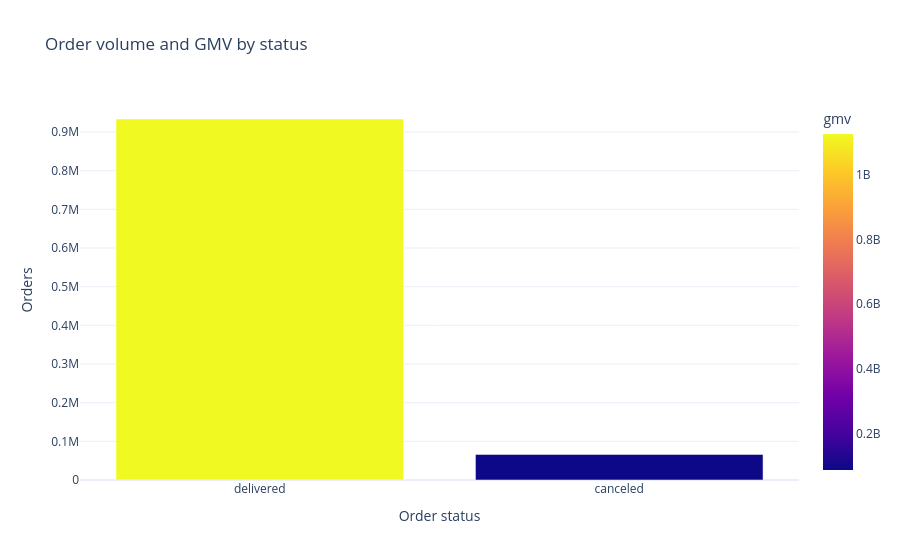
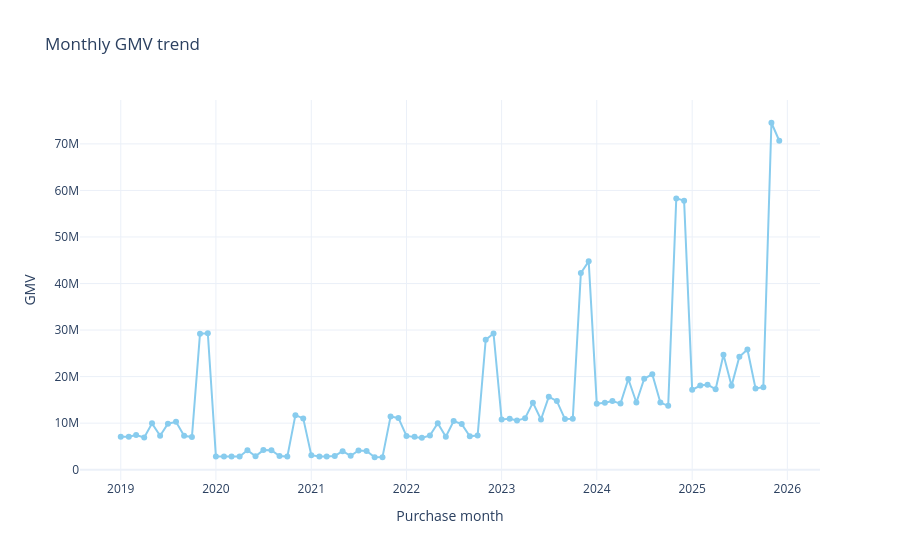
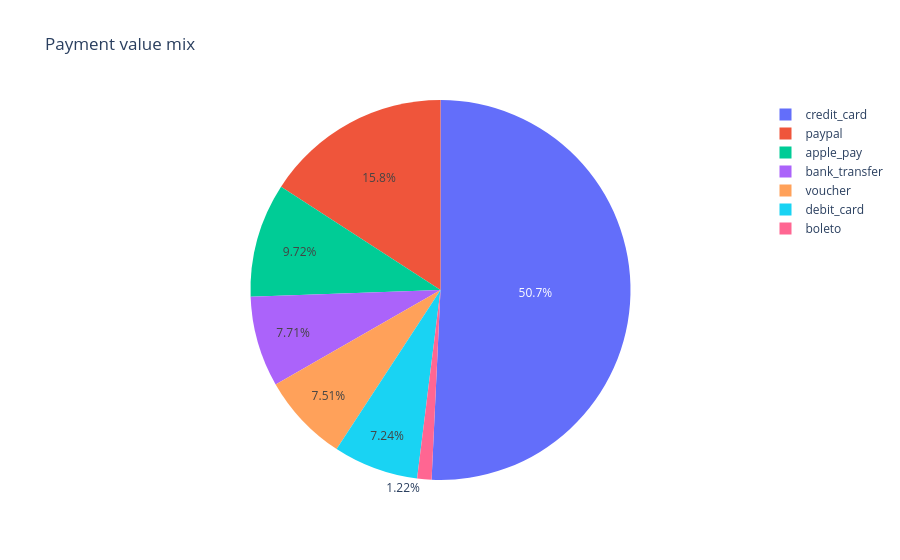
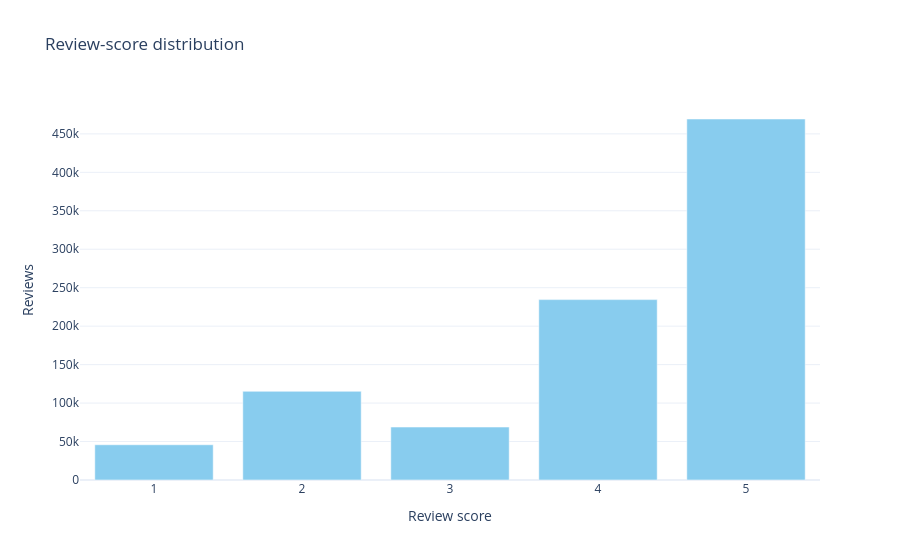

The code cell stored with these charts, in order, in its notebook:
### Markdown cell above
## Orders, Payments, and Reviews Analysis

Order status and purchase trends describe demand and operational throughput. Delivery delay is calculated only where both delivered and estimated dates exist; a positive value means delivery occurred after the promise date.

### Code cell
status_summary = order_fact.groupby('order_status', observed=True).agg(orders=('order_id', 'size'), gmv=('gmv', 'sum')).reset_index().sort_values('orders', ascending=False)
fig = px.bar(status_summary, x='order_status', y='orders', color='gmv', title='Order volume and GMV by status', labels={'order_status': 'Order status', 'orders': 'Orders'})
fig.show()

monthly_orders = order_fact.dropna(subset=['order_purchase_timestamp']).assign(month=lambda x: x['order_purchase_timestamp'].dt.to_period('M').dt.to_timestamp()).groupby('month', observed=True).agg(orders=('order_id', 'size'), gmv=('gmv', 'sum')).reset_index()
fig = px.line(monthly_orders, x='month', y='gmv', markers=True, title='Monthly GMV trend', labels={'month': 'Purchase month', 'gmv': 'GMV'})
fig.show()

payment_summary = order_payments.groupby('payment_type', observed=True).agg(payments=('order_id', 'size'), payment_value=('payment_value', 'sum'), avg_installments=('payment_installments', 'mean')).reset_index().sort_values('payment_value', ascending=False)
display(payment_summary.style.format({'payments': '{:,.0f}', 'payment_value': '{:,.2f}', 'avg_installments': '{:.2f}'}))
fig = px.pie(payment_summary, names='payment_type', values='payment_value', title='Payment value mix')
fig.show()

review_summary = order_reviews.groupby('review_score', observed=True).size().rename('reviews').reset_index()
fig = px.bar(review_summary, x='review_score', y='reviews', title='Review-score distribution', labels={'review_score': 'Review score', 'reviews': 'Reviews'})
fig.show()

reviews_with_delivery = order_reviews[['order_id', 'review_score']].merge(order_fact[['order_id', 'delivery_days', 'delivery_vs_estimate_days']], on='order_id', how='inner', validate='many_to_one').dropna(subset=['delivery_days'])
delivery_review = reviews_with_delivery.groupby('review_score', observed=True).agg(orders=('order_id', 'size'), median_delivery_days=('delivery_days', 'median'), late_delivery_rate=('delivery_vs_estimate_days', lambda x: (x > 0).mean() * 100)).reset_index()
display(delivery_review.style.format({'orders': '{:,.0f}', 'median_delivery_days': '{:.2f}', 'late_delivery_rate': '{:.2f}%'}))
display(Markdown('**Business interpretation:** Compare the delivery and lateness metrics by score before inferring causality. A persistent association would motivate service-recovery experiments and delivery-risk features for churn or sentiment models.'))

### Figure 1 — Plotly figure (JSON) as saved in the notebook; plotly's stock layout.template omitted (floating-point values rounded to 4 significant figures)
{"data": [{"hovertemplate": "Order status=%{x}<br>Orders=%{y}<br>gmv=%{marker.color}<extra></extra>", "legendgroup": "", "marker": {"color": [1125000000.0, 88050000.0], "coloraxis": "coloraxis", "pattern": {"shape": ""}}, "name": "", "orientation": "v", "showlegend": false, "textposition": "auto", "type": "bar", "x": ["delivered", "canceled"], "xaxis": "x", "y": [933748, 66252], "yaxis": "y"}], "layout": {"barmode": "relative", "coloraxis": {"colorbar": {"title": {"text": "gmv"}}, "colorscale": [[0.0, "#0d0887"], [0.1111, "#46039f"], [0.2222, "#7201a8"], [0.3333, "#9c179e"], [0.4444, "#bd3786"], [0.5556, "#d8576b"], [0.6667, "#ed7953"], [0.7778, "#fb9f3a"], [0.8889, "#fdca26"], [1.0, "#f0f921"]]}, "legend": {"tracegroupgap": 0}, "title": {"text": "Order volume and GMV by status"}, "xaxis": {"anchor": "y", "domain": [0.0, 1.0], "title": {"text": "Order status"}}, "yaxis": {"anchor": "x", "domain": [0.0, 1.0], "title": {"text": "Orders"}}}}

### Figure 2 — Plotly figure (JSON) as saved in the notebook; plotly's stock layout.template omitted (floating-point values rounded to 4 significant figures)
{"data": [{"hovertemplate": "Purchase month=%{x}<br>GMV=%{y}<extra></extra>", "legendgroup": "", "line": {"color": "rgb(136, 204, 238)", "dash": "solid"}, "marker": {"symbol": "circle"}, "mode": "lines+markers", "name": "", "orientation": "v", "showlegend": false, "type": "scatter", "x": ["2019-01-01T00:00:00.000000", "2019-02-01T00:00:00.000000", "2019-03-01T00:00:00.000000", "2019-04-01T00:00:00.000000", "2019-05-01T00:00:00.000000", "2019-06-01T00:00:00.000000", "2019-07-01T00:00:00.000000", "2019-08-01T00:00:00.000000", "2019-09-01T00:00:00.000000", "2019-10-01T00:00:00.000000", "2019-11-01T00:00:00.000000", "2019-12-01T00:00:00.000000", "2020-01-01T00:00:00.000000", "2020-02-01T00:00:00.000000", "2020-03-01T00:00:00.000000", "2020-04-01T00:00:00.000000", "2020-05-01T00:00:00.000000", "2020-06-01T00:00:00.000000", "2020-07-01T00:00:00.000000", "2020-08-01T00:00:00.000000", "2020-09-01T00:00:00.000000", "2020-10-01T00:00:00.000000", "2020-11-01T00:00:00.000000", "2020-12-01T00:00:00.000000", "2021-01-01T00:00:00.000000", "2021-02-01T00:00:00.000000", "2021-03-01T00:00:00.000000", "2021-04-01T00:00:00.000000", "2021-05-01T00:00:00.000000", "2021-06-01T00:00:00.000000", "2021-07-01T00:00:00.000000", "2021-08-01T00:00:00.000000", "2021-09-01T00:00:00.000000", "2021-10-01T00:00:00.000000", "2021-11-01T00:00:00.000000", "2021-12-01T00:00:00.000000", "2022-01-01T00:00:00.000000", "2022-02-01T00:00:00.000000", "2022-03-01T00:00:00.000000", "2022-04-01T00:00:00.000000", "2022-05-01T00:00:00.000000", "2022-06-01T00:00:00.000000", "2022-07-01T00:00:00.000000", "2022-08-01T00:00:00.000000", "2022-09-01T00:00:00.000000", "2022-10-01T00:00:00.000000", "2022-11-01T00:00:00.000000", "2022-12-01T00:00:00.000000", "2023-01-01T00:00:00.000000", "2023-02-01T00:00:00.000000", "2023-03-01T00:00:00.000000", "2023-04-01T00:00:00.000000", "2023-05-01T00:00:00.000000", "2023-06-01T00:00:00.000000", "2023-07-01T00:00:00.000000", "2023-08-01T00:00:00.000000", "2023-09-01T00:00:00.000000", "2023-10-01T00:00:00.000000", "2023-11-01T00:00:00.000000", "2023-12-01T00:00:00.000000", "2024-01-01T00:00:00.000000", "2024-02-01T00:00:00.000000", "2024-03-01T00:00:00.000000", "2024-04-01T00:00:00.000000", "2024-05-01T00:00:00.000000", "2024-06-01T00:00:00.000000", "2024-07-01T00:00:00.000000", "2024-08-01T00:00:00.000000", "2024-09-01T00:00:00.000000", "2024-10-01T00:00:00.000000", "2024-11-01T00:00:00.000000", "2024-12-01T00:00:00.000000", "2025-01-01T00:00:00.000000", "2025-02-01T00:00:00.000000", "2025-03-01T00:00:00.000000", "2025-04-01T00:00:00.000000", "2025-05-01T00:00:00.000000", "2025-06-01T00:00:00.000000", "2025-07-01T00:00:00.000000", "2025-08-01T00:00:00.000000", "2025-09-01T00:00:00.000000", "2025-10-01T00:00:00.000000", "2025-11-01T00:00:00.000000", "2025-12-01T00:00:00.000000"], "xaxis": "x", "y": [7058000.0, 7090000.0, 7432000.0, 6916000.0, 9949000.0, 7289000.0, 9890000.0, 10280000.0, 7267000.0, 6997000.0, 29210000.0, 29310000.0, 2852000.0, 2806000.0, 2850000.0, 2826000.0, 4177000.0, 2863000.0, 4202000.0, 4179000.0, 2912000.0, 2806000.0, 11720000.0, 11020000.0, 3117000.0, 2842000.0, 2839000.0, 2957000.0, 3978000.0, 2976000.0, 4132000.0, 4007000.0, 2670000.0, 2695000.0, 11400000.0, 11120000.0, 7254000.0, 7048000.0, 6835000.0, 7348000.0, 9982000.0, 7091000.0, 10450000.0, 9788000.0, 7185000.0, 7325000.0, 27920000.0, 29270000.0, 10800000.0, 10920000.0, 10550000.0, 11070000.0, 14400000.0, 10790000.0, 15680000.0, 14730000.0, 10870000.0, 10920000.0, 42260000.0, 44760000.0, 14190000.0, 14390000.0, 14750000.0, 14200000.0, 19490000.0, 14430000.0, 19550000.0, 20490000.0, 14420000.0, 13720000.0, 58290000.0, 57810000.0, 17150000.0, 18070000.0, 18270000.0, 17270000.0, 24690000.0, 18010000.0, 24250000.0, 25820000.0, 17450000.0, 17720000.0, 74550000.0, 70680000.0], "yaxis": "y"}], "layout": {"legend": {"tracegroupgap": 0}, "title": {"text": "Monthly GMV trend"}, "xaxis": {"anchor": "y", "domain": [0.0, 1.0], "title": {"text": "Purchase month"}}, "yaxis": {"anchor": "x", "domain": [0.0, 1.0], "title": {"text": "GMV"}}}}

### Figure 3 — Plotly figure (JSON) as saved in the notebook; plotly's stock layout.template omitted (floating-point values rounded to 4 significant figures)
{"data": [{"domain": {"x": [0.0, 1.0], "y": [0.0, 1.0]}, "hovertemplate": "payment_type=%{label}<br>payment_value=%{value}<extra></extra>", "labels": ["credit_card", "paypal", "apple_pay", "bank_transfer", "voucher", "debit_card", "boleto"], "legendgroup": "", "name": "", "showlegend": true, "type": "pie", "values": [620200000.0, 193700000.0, 118800000.0, 94240000.0, 91810000.0, 88510000.0, 14890000.0]}], "layout": {"legend": {"tracegroupgap": 0}, "title": {"text": "Payment value mix"}}}

### Figure 4 — Plotly figure (JSON) as saved in the notebook; plotly's stock layout.template omitted (floating-point values rounded to 4 significant figures)
{"data": [{"hovertemplate": "Review score=%{x}<br>Reviews=%{y}<extra></extra>", "legendgroup": "", "marker": {"color": "rgb(136, 204, 238)", "pattern": {"shape": ""}}, "name": "", "orientation": "v", "showlegend": false, "textposition": "auto", "type": "bar", "x": [1, 2, 3, 4, 5], "xaxis": "x", "y": [45808, 115300, 68823, 234499, 469318], "yaxis": "y"}], "layout": {"barmode": "relative", "legend": {"tracegroupgap": 0}, "title": {"text": "Review-score distribution"}, "xaxis": {"anchor": "y", "domain": [0.0, 1.0], "title": {"text": "Review score"}}, "yaxis": {"anchor": "x", "domain": [0.0, 1.0], "title": {"text": "Reviews"}}}}
